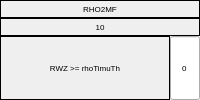
              <widget class="QFrame" name="RHO2MF_Frame">
               <property name="frameShape">
                <enum>QFrame::Shape::NoFrame</enum>
               </property>
               <property name="frameShadow">
                <enum>QFrame::Shadow::Plain</enum>
               </property>
               <property name="lineWidth">
                <number>0</number>
               </property>
               <layout class="QHBoxLayout" name="horizontalLayout_33">
                <property name="spacing">
                 <number>0</number>
                </property>
                <property name="leftMargin">
                 <number>0</number>
                </property>
                <property name="topMargin">
                 <number>0</number>
                </property>
                <property name="rightMargin">
                 <number>0</number>
                </property>
                <property name="bottomMargin">
                 <number>0</number>
                </property>
                <item>
                 <layout class="QVBoxLayout" name="RHO2MF_verticalLayout">
                  <property name="spacing">
                   <number>0</number>
                  </property>
                  <item>
                   <widget class="QLabel" name="flag139_label">
                    <property name="minimumSize">
                     <size>
                      <width>0</width>
                      <height>18</height>
                     </size>
                    </property>
                    <property name="maximumSize">
                     <size>
                      <width>16777215</width>
                      <height>18</height>
                     </size>
                    </property>
                    <property name="font">
                     <font>
                      <pointsize>6</pointsize>
                     </font>
                    </property>
                    <property name="frameShape">
                     <enum>QFrame::Shape::Box</enum>
                    </property>
                    <property name="text">
                     <string>RHO2MF</string>
                    </property>
                    <property name="alignment">
                     <set>Qt::AlignmentFlag::AlignCenter</set>
                    </property>
                   </widget>
                  </item>
                  <item>
                   <widget class="QLabel" name="stateNumber10_label">
                    <property name="minimumSize">
                     <size>
                      <width>0</width>
                      <height>18</height>
                     </size>
                    </property>
                    <property name="maximumSize">
                     <size>
                      <width>16777215</width>
                      <height>18</height>
                     </size>
                    </property>
                    <property name="font">
                     <font>
                      <pointsize>6</pointsize>
                     </font>
                    </property>
                    <property name="frameShape">
                     <enum>QFrame::Shape::Box</enum>
                    </property>
                    <property name="text">
                     <string>10</string>
                    </property>
                    <property name="alignment">
                     <set>Qt::AlignmentFlag::AlignCenter</set>
                    </property>
                   </widget>
                  </item>
                  <item>
                   <layout class="QHBoxLayout" name="RHO2MF_Flag1_horizontalLayout">
                    <property name="spacing">
                     <number>0</number>
                    </property>
                    <item>
                     <widget class="QLabel" name="flag61_label">
                      <property name="minimumSize">
                       <size>
                        <width>0</width>
                        <height>0</height>
                       </size>
                      </property>
                      <property name="maximumSize">
                       <size>
                        <width>16777215</width>
                        <height>1000</height>
                       </size>
                      </property>
                      <property name="font">
                       <font>
                        <pointsize>6</pointsize>
                       </font>
                      </property>
                      <property name="frameShape">
                       <enum>QFrame::Shape::Box</enum>
                      </property>
                      <property name="text">
                       <string>RWZ &gt;= rhoTimuTh</string>
                      </property>
                      <property name="alignment">
                       <set>Qt::AlignmentFlag::AlignCenter</set>
                      </property>
                      <property name="wordWrap">
                       <bool>true</bool>
                      </property>
                     </widget>
                    </item>
                    <item>
                     <widget class="QLineEdit" name="flag61_lineEdit">
                      <property name="sizePolicy">
                       <sizepolicy hsizetype="Expanding" vsizetype="Expanding">
                        <horstretch>0</horstretch>
                        <verstretch>0</verstretch>
                       </sizepolicy>
                      </property>
                      <property name="minimumSize">
                       <size>
                        <width>30</width>
                        <height>0</height>
                       </size>
                      </property>
                      <property name="maximumSize">
                       <size>
                        <width>30</width>
                        <height>16777215</height>
                       </size>
                      </property>
                      <property name="font">
                       <font>
                        <pointsize>6</pointsize>
                       </font>
                      </property>
                      <property name="text">
                       <string>0</string>
                      </property>
                      <property name="frame">
                       <bool>true</bool>
                      </property>
                      <property name="alignment">
                       <set>Qt::AlignmentFlag::AlignCenter</set>
                      </property>
                      <property name="placeholderText">
                       <string>0</string>
                      </property>
                     </widget>
                    </item>
                   </layout>
                  </item>
                 </layout>
                </item>
               </layout>
              </widget>
